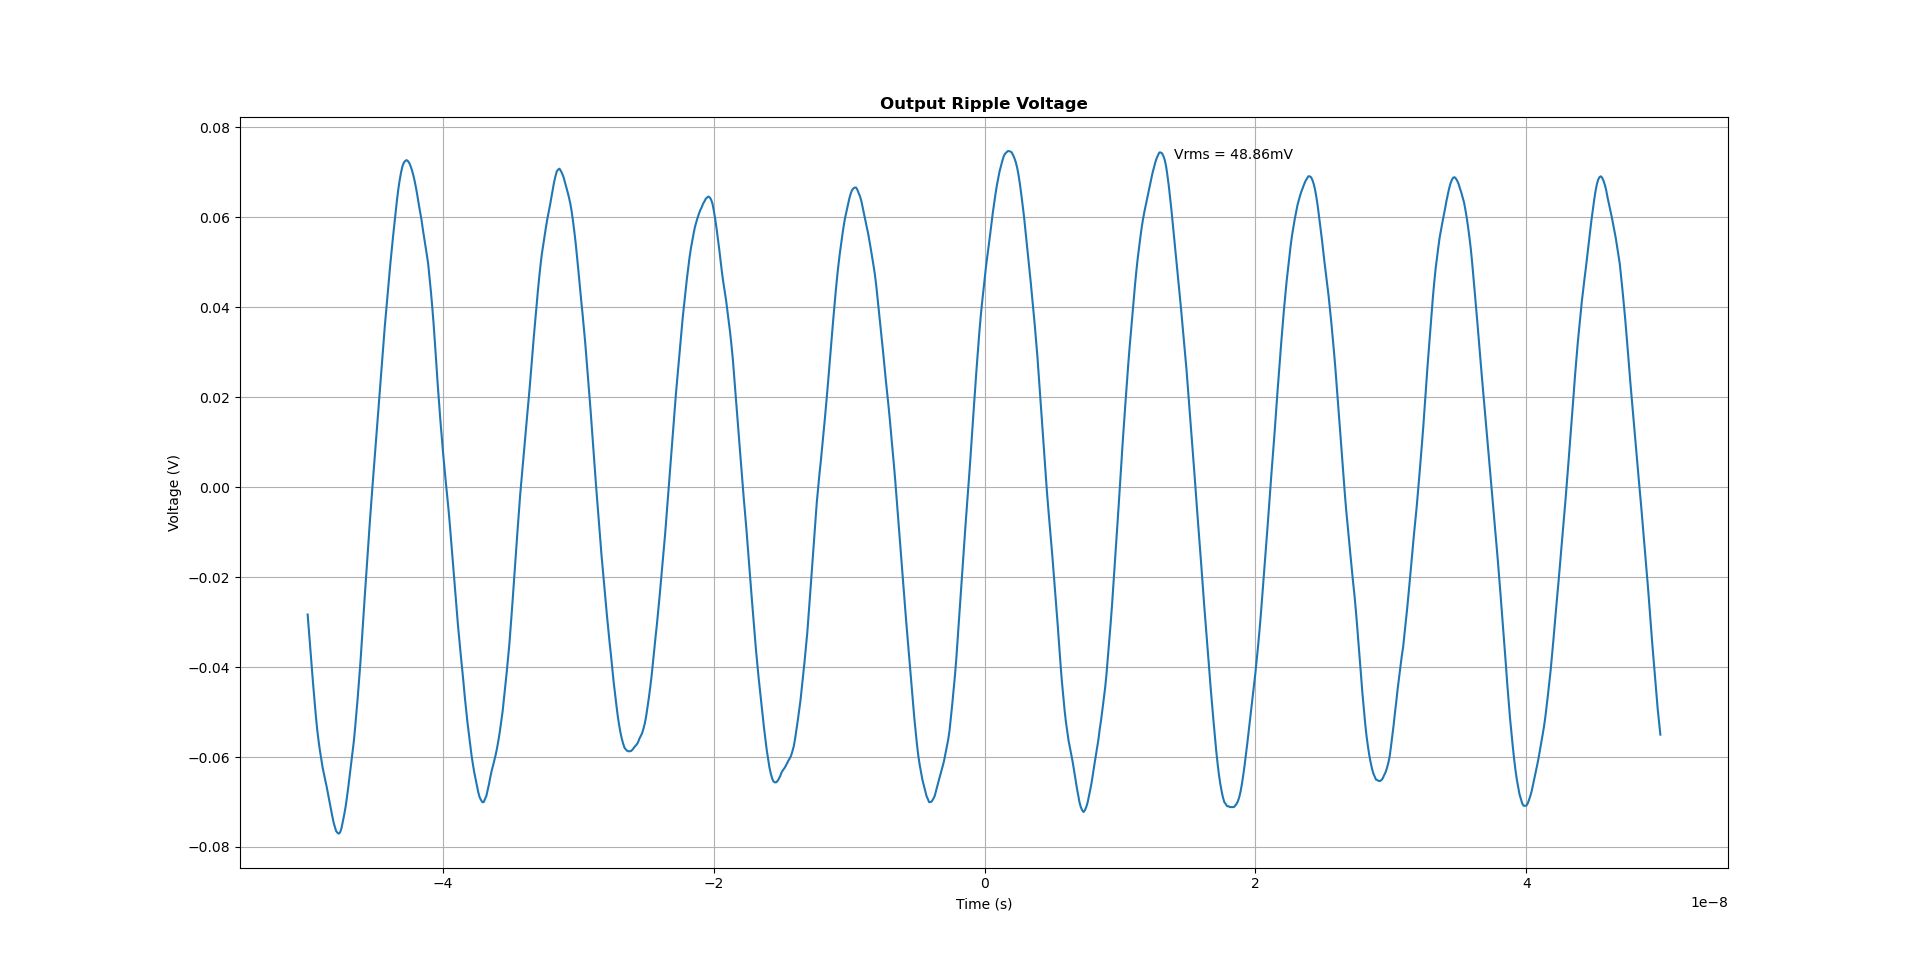

Generate this figure with Python:
import matplotlib
import numpy as np
import tkinter as tk
from tkinter import filedialog
import matplotlib.pyplot as plt
import matplotlib.cbook as cbook

root = tk.Tk()
root.withdraw()

file_path = filedialog.askopenfilename()
with cbook.get_sample_data(file_path) as file:
    data = np.loadtxt(file,delimiter=',')

time = data[:,0]
voltage = data[:,1]
ACcoupledVoltage = voltage - np.mean(voltage)
np.square(ACcoupledVoltage)
np.mean(np.square(ACcoupledVoltage))
Vrms = np.sqrt(np.mean(np.square(ACcoupledVoltage)))

plt.plot(time,ACcoupledVoltage)
plt.xlabel('Time (s)')
plt.ylabel('Voltage (V)')
plt.text(1.4e-08,0.0729,'Vrms = ' + str(round(Vrms*1000,2)) + 'mV')
plt.grid()
plt.title('Output Ripple Voltage', fontweight='bold')
plt.show()
